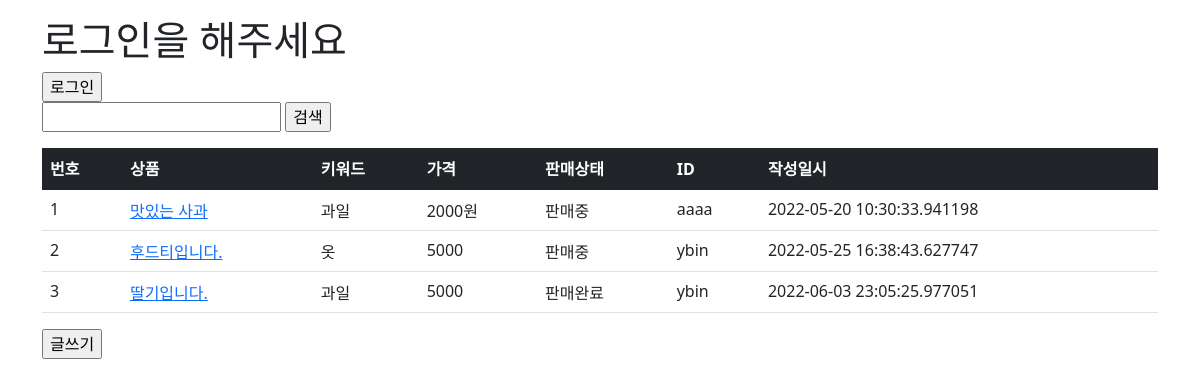
The page / on the database its author committed.
### main.py (models this page shows, shortened)
class products(db.Model):
    id = db.Column(db.Integer, primary_key = True, unique = True, autoincrement = True)
    p_id = db.Column(db.String(20))
    p_info = db.Column(db.String(500))
    p_key = db.Column(db.String(20))
    p_time = db.Column(db.String(100))
    p_img = db.Column(db.String(500))
    p_sold = db.Column(db.String(20))
    p_price = db.Column(db.String(50))

### main.py (the view)
@app.route('/', methods = ['POST', 'GET'])
def first_page():
    return render_template("first_page.html", product_list = products.query.all())

### templates/first_page.html (shortened to what this page needs)
<html>
    <head>
        <link rel="stylesheet" href="{{url_for('static', filename='bootstrap.min.css')}}">
    </head>
    <body>
        <div class="container my-3">
            {%if session['id']%}
                <h1>안녕하세요 {{session['id']}}님</h1>
                <input type = "button" value = "팔로우목록" onClick = "location.href='/follower_page'">
                <input type = "button" value = "로그아웃" onClick = "location.href='/logout'">
            {%else%}
                <h1>로그인을 해주세요</h1>
                <input type = "button" value = "로그인" onClick = "location.href='/login'">
            {%endif%}
            <div>
            <form action = "search_key" method = "post">
                <input type = "text" name = "key">
                <input type = "submit" value = "검색">
            </form>
            </div>
            <table class="table">
                <thead>
                <tr class="table-dark">
                    <th>번호</th>
                    <th>상품</th>
                    <th>키워드</th>
                    <th>가격</th>
                    <th>판매상태</th>
                    <th>ID</th>
                    <th>작성일시</th>
                </thead>
                <tbody>
                {%if product_list%}
                {%for products in product_list%}
                <tr>
                    <td>{{loop.index}}</td>
                    <td><a href="{{url_for('product_page', input_id = products.id)}}">{{products.p_info}}</a></td>
                    <td>{{products.p_key}}</td>
                    <td>{{products.p_price}}</td>
                    <td>{{products.p_sold}}</td>
                    <td>{{products.p_id}}</td>
                    <td>{{products.p_time}}</td>
                </tr>
                {%endfor%}
                {%else%}
                <tr>
                    <td colspan="7">상품이 없습니다</td>
                </tr>
                {%endif%}
                </tbody>
            </table>
            <div>
                <input type = "button" name = "write" value = "글쓰기" onClick = "location.href='/write'">
            </div>
    </body>
</html>

### rows shown on the page
products: p_info "맛있는 사과", p_key "과일", p_price "2000원", p_sold "판매중", p_id "aaaa", p_time "2022-05-20 10:30:33.941198"
products: p_info "후드티입니다.", p_key "옷", p_price "5000", p_sold "판매중", p_id "ybin", p_time "2022-05-25 16:38:43.627747"
products: p_info "딸기입니다.", p_key "과일", p_price "5000", p_sold "판매완료", p_id "ybin", p_time "2022-06-03 23:05:25.977051"
